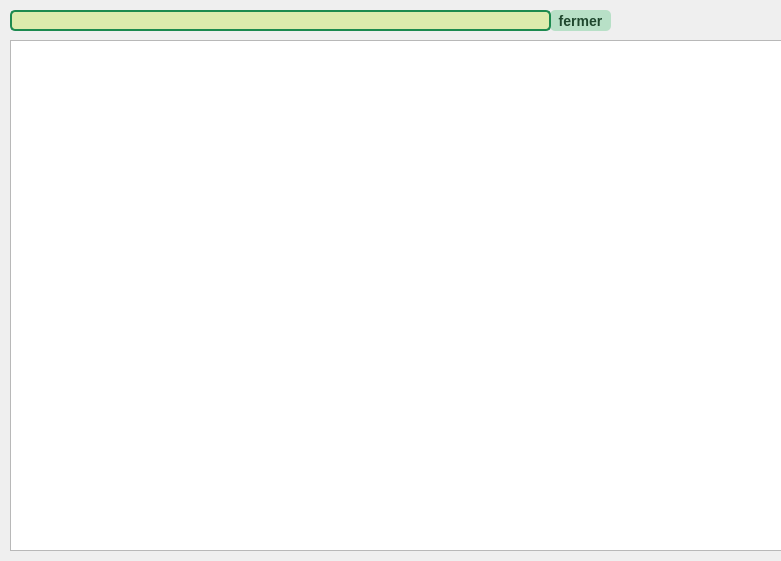
            <widget class="QStackedWidget" name="stackedWidget_stat">
             <property name="geometry">
              <rect>
               <x>250</x>
               <y>10</y>
               <width>781</width>
               <height>561</height>
              </rect>
             </property>
             <property name="currentIndex">
              <number>0</number>
             </property>
             <widget class="QWidget" name="page_3">
              <widget class="QPushButton" name="pushButton_closeStackedWidget_stat">
               <property name="geometry">
                <rect>
                 <x>550</x>
                 <y>10</y>
                 <width>61</width>
                 <height>21</height>
                </rect>
               </property>
               <property name="styleSheet">
                <string notr="true">/*background-color:green;*/
QPushButton {
    background-color: #b8e0c7;
    color: #1f472e;
    font-family: &quot;Roboto&quot;, sans-serif;
    font-size: 14px;
    font-weight: bold; /* texte en gras */
    border-radius: 5px; /* coins arrondis */
    transition: background-color 0.3s ease, border 0.3s ease, transform 0.3s ease; /* ajoute une transition pour l'agrandissement */
}

QPushButton:hover {
    background-color: #A0D6B4;
    border: 1px solid #4CAF50;
    box-shadow: 2px 2px 5px rgba(0, 0, 0, 0.3);
    transform: scale(1.05); /* agrandit le bouton de 5% */
}

</string>
               </property>
               <property name="text">
                <string>fermer</string>
               </property>
              </widget>
              <widget class="QGraphicsView" name="graphicsView_statistiques">
               <property name="geometry">
                <rect>
                 <x>10</x>
                 <y>40</y>
                 <width>931</width>
                 <height>511</height>
                </rect>
               </property>
               <property name="styleSheet">
                <string notr="true">width:50%;
height:50%;</string>
               </property>
              </widget>
              <widget class="QTextBrowser" name="textBrowser_6">
               <property name="geometry">
                <rect>
                 <x>10</x>
                 <y>10</y>
                 <width>541</width>
                 <height>21</height>
                </rect>
               </property>
               <property name="styleSheet">
                <string notr="true">QTextBrowser {
    background-color: #dcebad; /* Fond vert clair */
    border: 2px solid #1C8A4F; /* Bordure assortie */
    border-radius: 5px; /* Coins arrondis */
    color: black; /* Texte en noir pour un bon contraste */
    font-size: 10px; /* Taille de la police */
    font-family: &quot;Arial&quot;, sans-serif; /* Police claire et moderne */
    padding: 10px; /* Espacement autour du texte */
}

QTextBrowser::cursor {
    color: black; /* Couleur du curseur */
}

QTextBrowser:hover {
    border: 2px solid #0D6E3F; /* Bordure change lorsque l'on survole */
}

QTextBrowser:focus {
    border: 2px solid #0D6E3F; /* Bordure en cas de focus */
}
</string>
               </property>
               <property name="html">
                <string>&lt;!DOCTYPE HTML PUBLIC &quot;-//W3C//DTD HTML 4.0//EN&quot; &quot;http://www.w3.org/TR/REC-html40/strict.dtd&quot;&gt;
&lt;html&gt;&lt;head&gt;&lt;meta name=&quot;qrichtext&quot; content=&quot;1&quot; /&gt;&lt;meta charset=&quot;utf-8&quot; /&gt;&lt;style type=&quot;text/css&quot;&gt;
p, li { white-space: pre-wrap; }
hr { height: 1px; border-width: 0; }
li.unchecked::marker { content: &quot;\2610&quot;; }
li.checked::marker { content: &quot;\2612&quot;; }
&lt;/style&gt;&lt;/head&gt;&lt;body style=&quot; font-family:'Arial','sans-serif'; font-size:10px; font-weight:400; font-style:normal;&quot;&gt;
&lt;p style=&quot; margin-top:0px; margin-bottom:0px; margin-left:0px; margin-right:0px; -qt-block-indent:0; text-indent:0px;&quot;&gt;&lt;span style=&quot; font-family:'MS Shell Dlg 2'; font-size:18pt; font-weight:600; color:#005500;&quot;&gt;statistiques des clients&lt;/span&gt;&lt;/p&gt;&lt;/body&gt;&lt;/html&gt;</string>
               </property>
              </widget>
             </widget>
             <widget class="QWidget" name="page_4"/>
            </widget>
